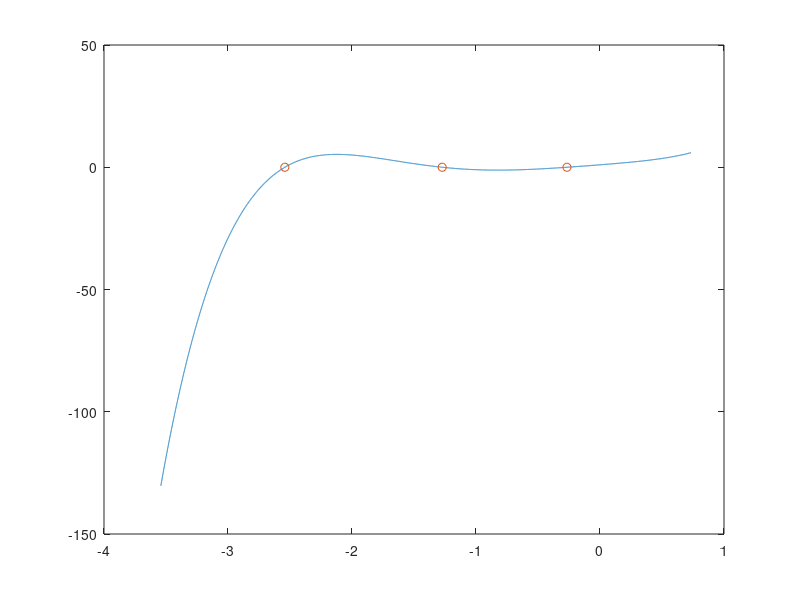

Recreate this plot in MATLAB.
P = [1,-6,15,-14];
r = roots(P);
R = [];
for i = 1:length(r)
    if (abs(imag(r(i))) < 1.0e-4)
        r(i) = real(r(i));
        R = [R r(i)];
    end
end
x = linspace(min(R)-1,max(R)+1,10000);
plot(x,polyval(P,x));
hold on
plot(R, polyval(P,R), 'o');
hold off
%%
P = [1,-2,-8,13,-24];
r = roots(P);
R = [];
for i = 1:length(r)
    if (abs(imag(r(i))) < 1.0e-4)
        r(i) = real(r(i));
        R = [R r(i)];
    end
end
x = linspace(min(R)-1,max(R)+1,10000);
plot(x,polyval(P,x));
hold on
plot(R, polyval(P,R), 'o');
hold off
%%
P = [1,3,1,1,4,1];
r = roots(P);
R = [];
for i = 1:length(r)
    if (abs(imag(r(i))) < 1.0e-4)
        r(i) = real(r(i));
        R = [R r(i)];
    end
end
x = linspace(min(R)-1,max(R)+1,10000);
plot(x,polyval(P,x));
hold on
plot(R, polyval(P,R), 'o');
hold off